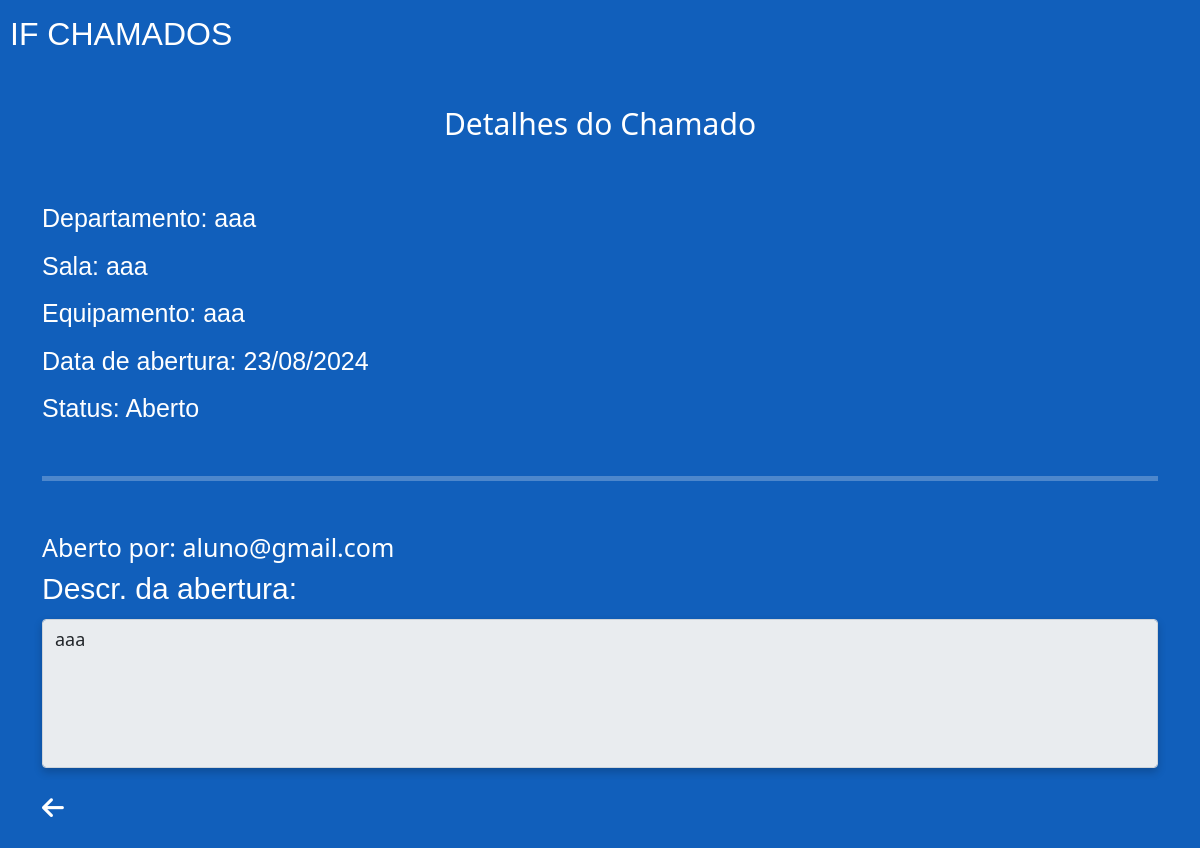
/if-dados/chamado/47/detalhes/ (signed in), run on the app's committed database.
### if_dados/models.py (models this page shows, shortened)
class Chamado(models.Model):
    class Status(models.TextChoices):
        ABERTO = 'Aberto', 'Aberto'
        FECHADO = 'Fechado', 'Fechado'
        PENDENTE = 'Pendente', 'Pendente'
        REABERTO = 'Reaberto', 'Reaberto'
    usuario = models.ForeignKey(settings.AUTH_USER_MODEL, on_delete=models.CASCADE, default=1)
    status = models.CharField(max_length=10, choices=Status.choices, default=Status.ABERTO)
    departamento = models.CharField(max_length=255)
    sala = models.CharField(max_length=255)
    descricao_problema = models.TextField()
    patrimonio = models.CharField(max_length=50, blank=True, null=True)
    data_abertura = models.DateTimeField(default=timezone.now)
    data_fechamento = models.DateTimeField(blank=True, null=True)
    data_modificacao = models.DateTimeField(blank=True, null=True)
    data_reabertura = models.DateTimeField(blank=True, null=True)
    equipamento = models.CharField(max_length=255, blank=True, null=True)
    especialidade = models.ManyToManyField(Especialidade, blank=True)
    relato_tecnico = models.TextField(blank=True)

### if_app/models.py (models this page shows, shortened)
class Usuario(AbstractBaseUser, PermissionsMixin):
    EMAIL_FIELD = 'email'
    USERNAME_FIELD = 'email'
    REQUIRED_FIELDS = []
    email = models.EmailField(unique=True)
    nome = models.CharField(max_length=100)
    numero_celular = models.CharField(max_length=11)
    identificacao = models.CharField(max_length=50, choices=[('Funcionario', 'Funcionario'), ('Professor', 'Professor'), ('Aluno', 'Aluno')])
    departamento = models.CharField(max_length=50, choices=[('Laboratório', 'Laboratório'), ('Caen', 'Caen'), ('Pavilhão Novo', 'Pavilhão Novo'), ('Pavilhão Velho', 'Pavilhão Velho')], default='Laboratório')
    is_active = models.BooleanField(default=True)
    is_staff = models.BooleanField(default=False)
    objects = UsuarioManager()

### if_dados/views.py (the view)
# urls.py: path('chamado/<int:id>/detalhes/', views.detalhes_do_chamado_aberto, name='detalhes_do_chamado_aberto'),
@login_required
def detalhes_do_chamado_aberto(request, id):
    chamado = get_object_or_404(Chamado, id=id)
    contexto = {
        'chamado': chamado,
        'usuario_email': request.user.email
    }
    return render(request, 'detalhes-do-chamado-aberto.html', contexto)

### if_dados/templates/detalhes-do-chamado-aberto.html (shortened to what this page needs)
{% load static %}
<!DOCTYPE html>
<html lang="pt-br">
<head>
    <link href="https://cdn.jsdelivr.net/npm/bootstrap@5.0.2/dist/css/bootstrap.min.css" rel="stylesheet">
    <link rel="stylesheet" href="{% static 'css/style.css' %}">
</head>
<body>
    <div class="container-geral">
        <div class="logo text-white">IF CHAMADOS</div>
        <h1 class="text-center text-white mt-5 mb-5">Detalhes do Chamado</h1>
        <div class="container">
            <div class="row">
                <div class="col-12 informacoes">
                    <div class="setor">Departamento: {{ chamado.departamento }}</div>
                    <div class="sala">Sala: {{ chamado.sala }}</div>
                    <div class="equipamento">Equipamento: {{ chamado.equipamento }}</div>
                    <div class="data-de-abertura">Data de abertura: {{ chamado.data_abertura|date:"d/m/Y" }}</div>
                    <div class="status">Status: {{ chamado.status }}</div>
                </div>
            </div>
            <hr class="text-white mt-5 mb-5">
            <div class="row">
                <div class="col-12 texto-aberto-por text-white">
                    Aberto por: {{ usuario_email }}
                </div>
                <div class="col-12">
                    <label for="area-comentario" class="form-label text-white texto-dropdown caix-desc-abertura">Descr. da abertura:</label>
                    <textarea id="area-comentario" class="form-control area-comentario custom-placeholder sombra" rows="5" readonly>{{ chamado.descricao_problema }}</textarea>
                </div>
                <div class="col-12 mt-3">
                    <div class="container-botao-voltar mt-4">
                        <div class="icone-voltar">
                            <a href="{% url 'meus_chamados' %}"><i class="fas fa-arrow-left text-white"></i></a>
                        </div>
                    </div>
                </div>
            </div>
        </div>
    </div>
</body>
</html>

### if_app/static/css/style.css (style rules this page uses)
body { padding: 10px; background: #115FBB; }
a { text-decoration: none; }
.logo { font-size: 32px; font-family: 'Franklin Gothic Medium', 'Arial Narrow', Arial, sans-serif; }
.sombra { background-color: #FFF; box-shadow: 0 4px 8px rgba(0, 0, 0, 0.2); }
label { font-size: 18px; }
textarea { resize: none; }
.texto-dropdown { font-size: 30px; font-family: Arial, Helvetica, sans-serif; }
.area-comentario { font-size: 18px; }
.icone-voltar { position: relative; margin-bottom: 0rem; }
.icone-voltar i { position: absolute; font-size: 25px; top: 70%; transform: translateY(-50%); }
.container-botao-voltar, .container-botao-enviar { height: 50px; position: relative; }
.informacoes { font-size: 22px; text-align: left; }
.informacoes div { margin-top:10px; }
h1 { font-size: 30px; }
hr { padding: 2.5px; }
.setor, .sala, .equipamento, .data-de-abertura, .status { margin-top: 20px; font-size: 25px; font-family: Arial, Helvetica, sans-serif; color: #FFF; }
.status { float: left; margin-right: 10px; }
.texto-aberto-por { font-size: 25px; }

### data on the page
Chamado: departamento "aaa", sala "aaa", equipamento "aaa", data_abertura "23/08/2024", status "Aberto", descricao_problema "aaa"
Usuario: email "aluno@gmail.com"
